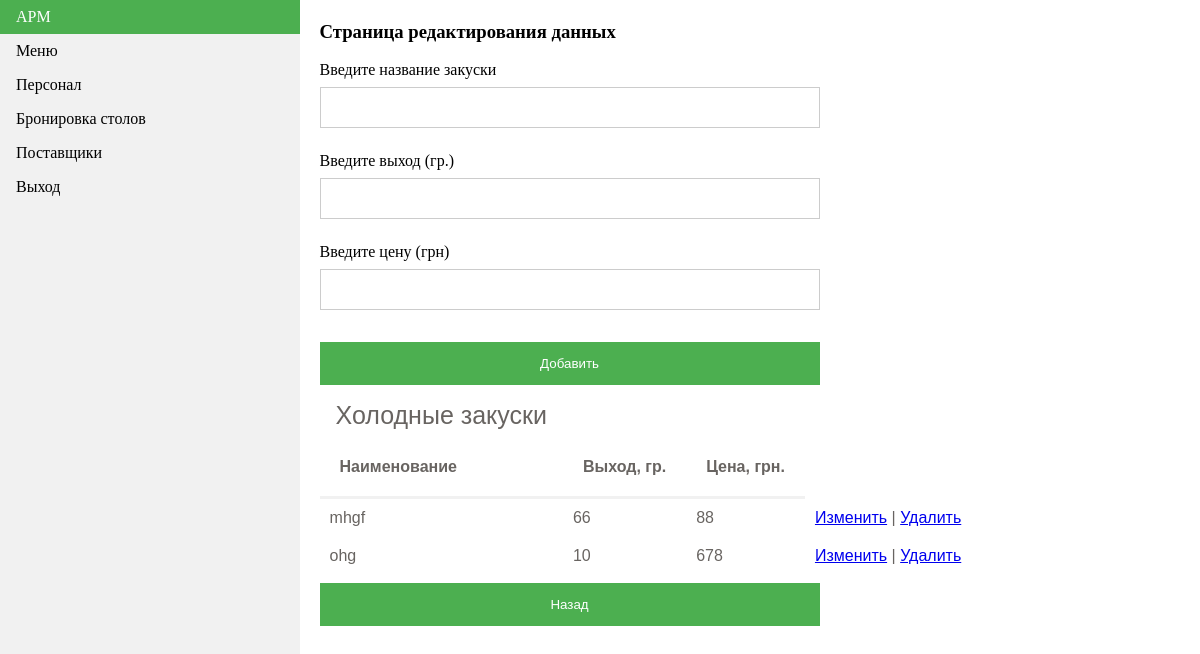
The page /menu/addDB/ on the database its author committed.
### MenuARM/models.py (models this page shows, shortened)
class Menu1(models.Model):
    name = models.CharField(max_length=30)
    weight = models.IntegerField()
    price = models.IntegerField()

### MenuARM/views.py (the view)
# urls.py: path('addDB/', views.addDB, name="addDB/"),
def addDB(request):
    people = Menu1.objects.all()
    return render(request, 'MenuARM/addDB.html', {"people": people})

### templates/MenuARM/addDB.html (shortened to what this page needs)
{% extends "Entrance/novigation.html" %}
{% block content %}
    <div class="content" >
   <h3>Страница редактирования данных</h3>
    <form style="width: 500px" method="POST" action="/menu/addDB/1">
         <p>
            <label>Введите название закуски</label><br>
            <input type="text" name="name"/>
        </p>
         <p>
            <label>Введите выход (гр.)</label><br>
            <input type="text" name="weight"/>
        </p>
        <p>
            <label>Введите цену (грн)</label><br>
            <input type="text" name="price"/>
        </p>
         <button type="submit" >Добавить</button>
    </form >
<table>
                <caption>
                  Холодные закуски
                </caption>
                <tr>
                  <th>Наименование</th>
                  <th>Выход, гр.</th>
                  <th>Цена, грн.</th>
                </tr>
                 {% for res in people %}
        <tr><td>{{ res.name }}</td><td>{{ res.weight }}</td><td>{{ res.price }}</td>
                      <td><a href="edit/{{res.id}}">Изменить</a> | <a href="delete/{{res.id}}">Удалить</a></td></tr>
        {% endfor %}
    </table>
<form style="width: 500px"  action="/menu/">
         <button type="submit" >Назад</button>
    </form>
    </div>
    {% endblock %}

### templates/Entrance/novigation.html (style rules this page uses)
body { margin: 0; }
div.content { margin-left: 13%; padding: 1px 16px; height: 100px; }
table { font-family: "Lucida Sans Unicode", "Lucida Grande", Sans-Serif; border-collapse: collapse; color: #686461; }
caption { padding: 20px; display: block; padding: 8px 16px; text-decoration: none; font-size: 25px; text-align: center; }
th { border-bottom: 3px solid #f1f1f1; padding: 20px; text-align: left; }
td { padding: 10px; }
input[type=text], input[type=password] { width: 100%; padding: 12px 20px; margin: 8px 0; display: inline-block; border: 1px solid #ccc; box-sizing: border-box; }
button { background-color: #4CAF50; color: white; padding: 14px 20px; margin: 8px 0; border: none; cursor: pointer; width: 100%; }

### rows shown on the page
Menu1: name "mhgf", weight "66", price "88"
Menu1: name "ohg", weight "10", price "678"
